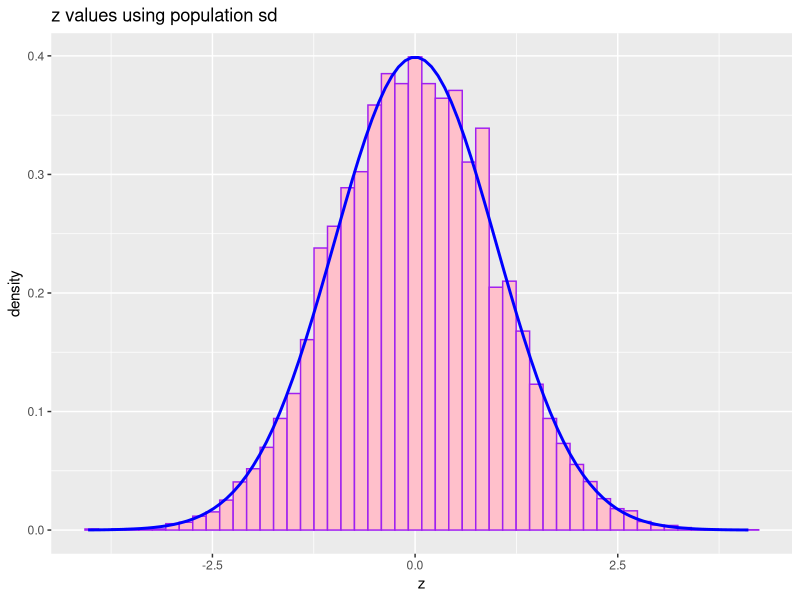
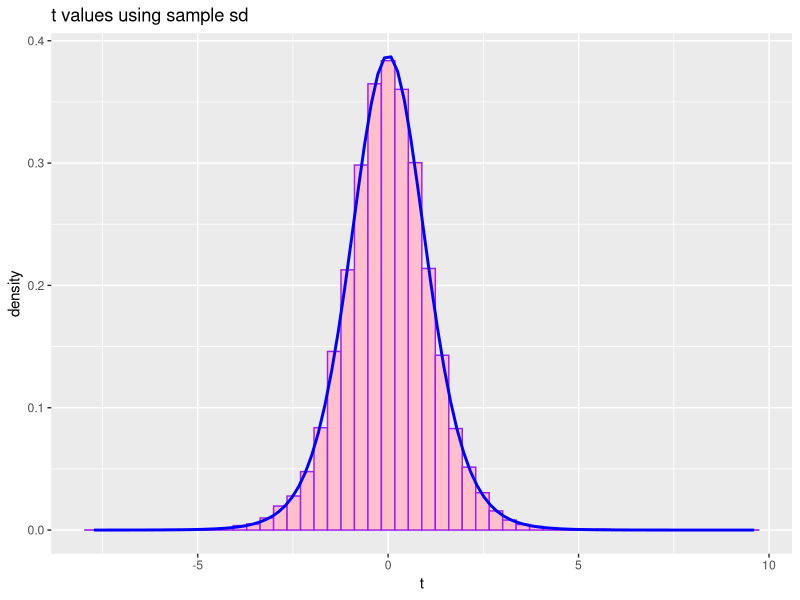

Source code (R) for these figures, in order:
setwd("YOUR WD HERE")
library(ggplot2)
library(readxl)

# reading in the employee data
EmployeeData <- read_excel("EmployeeSalary.xlsx")

# setting seed and defining sample size
sample_size <- 10
set.seed(17)

# generating 20000 IID samples
samples <- sample(EmployeeData$Age, sample_size, replace = TRUE)
for (i in 1:19999) {
  set.seed(17+i)
  samples <- rbind(samples,sample(EmployeeData$Age, size = sample_size,replace = TRUE))
}

# converting to dataframe, naming rows and cols.
samples <- as.data.frame(samples)
rownames(samples)<- paste0("Sample", 1:20000)
colnames(samples) <- paste0("Observation",1:10)

# function to calculate population variance
class_var <- function(x){
  mean((x - mean(x))^2)
}

# calc. population parameters
PopMean <- mean(EmployeeData$Age)
PopVariance<-class_var(EmployeeData$Age)
PopSd <- sd(EmployeeData$Age)

# calculating mean and sd for each sample
samples$sample_means <- apply(samples, 1, mean)
samples$sample_sds <- apply(samples[1:10],1, sd)  # corrected sample SD

# calculating SE using population SD
SE_Mean <- sqrt(PopVariance)/sqrt(sample_size)

# calculating z values assuming population SD ~ N(0,1)
samples$z <- (samples$sample_means - PopMean)/SE_Mean

# calculating SE using corrected sample SD
samples$SE_Mean_Corrected <- samples$sample_sds / sqrt(sample_size)

# calculating t values assuming sample sd ~ t(n-1)
samples$t <- (samples$sample_means - PopMean) /samples$SE_Mean_Corrected

# plot 1
ggplot(data = samples, aes(x=z)) +
  geom_histogram(aes(y=after_stat(density)), bins = 50, fill = "pink", color = "purple") +
  stat_function(fun = dnorm, args=list(mean = 0,sd = 1), col = "blue", linewidth = 1) +
  labs(title = "z values using population sd")

# plot 2
ggplot(data = samples, aes(x = t)) +
  geom_histogram(aes(y = after_stat(density)),bins = 50, fill= "pink", color = "purple") +
  stat_function(fun=dt, args = list(df = sample_size -1), col = "blue", linewidth = 1) +
  labs(title="t values using sample sd")


